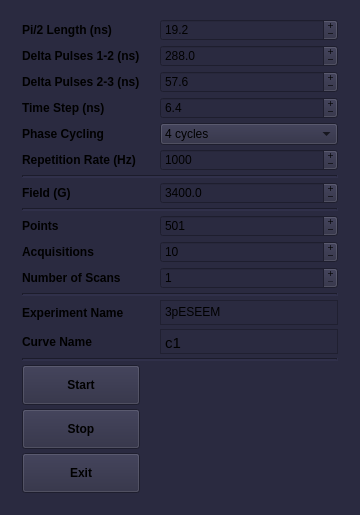
<?xml version="1.0" encoding="UTF-8"?>
<ui version="4.0">
 <class>MainWindow</class>
 <widget class="QMainWindow" name="MainWindow">
  <property name="geometry">
   <rect>
    <x>0</x>
    <y>0</y>
    <width>360</width>
    <height>515</height>
   </rect>
  </property>
  <property name="sizePolicy">
   <sizepolicy hsizetype="Fixed" vsizetype="Fixed">
    <horstretch>0</horstretch>
    <verstretch>0</verstretch>
   </sizepolicy>
  </property>
  <property name="minimumSize">
   <size>
    <width>360</width>
    <height>515</height>
   </size>
  </property>
  <property name="maximumSize">
   <size>
    <width>360</width>
    <height>515</height>
   </size>
  </property>
  <property name="font">
   <font>
    <weight>50</weight>
    <bold>false</bold>
   </font>
  </property>
  <property name="windowTitle">
   <string>Three Pulse ESEEM v 0.1</string>
  </property>
  <property name="styleSheet">
   <string notr="true">background-color: rgb(42,42,64);</string>
  </property>
  <widget class="QWidget" name="centralwidget">
   <property name="sizePolicy">
    <sizepolicy hsizetype="Fixed" vsizetype="Fixed">
     <horstretch>0</horstretch>
     <verstretch>0</verstretch>
    </sizepolicy>
   </property>
   <property name="minimumSize">
    <size>
     <width>360</width>
     <height>515</height>
    </size>
   </property>
   <property name="maximumSize">
    <size>
     <width>360</width>
     <height>515</height>
    </size>
   </property>
   <layout class="QGridLayout" name="gridLayout_2">
    <item row="0" column="0">
     <layout class="QGridLayout" name="gridLayout">
      <property name="sizeConstraint">
       <enum>QLayout::SetNoConstraint</enum>
      </property>
      <property name="leftMargin">
       <number>13</number>
      </property>
      <property name="topMargin">
       <number>4</number>
      </property>
      <property name="rightMargin">
       <number>13</number>
      </property>
      <property name="bottomMargin">
       <number>6</number>
      </property>
      <property name="horizontalSpacing">
       <number>20</number>
      </property>
      <property name="verticalSpacing">
       <number>4</number>
      </property>
      <item row="24" column="0">
       <widget class="QPushButton" name="button_stop">
        <property name="minimumSize">
         <size>
          <width>0</width>
          <height>40</height>
         </size>
        </property>
        <property name="font">
         <font>
          <weight>75</weight>
          <bold>true</bold>
         </font>
        </property>
        <property name="contextMenuPolicy">
         <enum>Qt::NoContextMenu</enum>
        </property>
        <property name="layoutDirection">
         <enum>Qt::LeftToRight</enum>
        </property>
        <property name="text">
         <string>Stop</string>
        </property>
       </widget>
      </item>
      <item row="21" column="1">
       <widget class="QTextEdit" name="text_edit_curve">
        <property name="sizePolicy">
         <sizepolicy hsizetype="Expanding" vsizetype="Fixed">
          <horstretch>0</horstretch>
          <verstretch>0</verstretch>
         </sizepolicy>
        </property>
        <property name="minimumSize">
         <size>
          <width>0</width>
          <height>25</height>
         </size>
        </property>
        <property name="maximumSize">
         <size>
          <width>16777215</width>
          <height>25</height>
         </size>
        </property>
        <property name="mouseTracking">
         <bool>false</bool>
        </property>
        <property name="contextMenuPolicy">
         <enum>Qt::NoContextMenu</enum>
        </property>
        <property name="verticalScrollBarPolicy">
         <enum>Qt::ScrollBarAlwaysOff</enum>
        </property>
        <property name="html">
         <string>&lt;!DOCTYPE HTML PUBLIC &quot;-//W3C//DTD HTML 4.0//EN&quot; &quot;http://www.w3.org/TR/REC-html40/strict.dtd&quot;&gt;
&lt;html&gt;&lt;head&gt;&lt;meta name=&quot;qrichtext&quot; content=&quot;1&quot; /&gt;&lt;style type=&quot;text/css&quot;&gt;
p, li { white-space: pre-wrap; }
&lt;/style&gt;&lt;/head&gt;&lt;body style=&quot; font-family:'Ubuntu'; font-size:11pt; font-weight:400; font-style:normal;&quot;&gt;
&lt;p style=&quot; margin-top:0px; margin-bottom:0px; margin-left:0px; margin-right:0px; -qt-block-indent:0; text-indent:0px;&quot;&gt;c1&lt;/p&gt;&lt;/body&gt;&lt;/html&gt;</string>
        </property>
       </widget>
      </item>
      <item row="14" column="0">
       <widget class="QLabel" name="label_3">
        <property name="font">
         <font>
          <weight>75</weight>
          <bold>true</bold>
         </font>
        </property>
        <property name="contextMenuPolicy">
         <enum>Qt::NoContextMenu</enum>
        </property>
        <property name="text">
         <string>Points</string>
        </property>
       </widget>
      </item>
      <item row="5" column="1">
       <widget class="QSpinBox" name="box_rep_rate">
        <property name="contextMenuPolicy">
         <enum>Qt::NoContextMenu</enum>
        </property>
        <property name="buttonSymbols">
         <enum>QAbstractSpinBox::PlusMinus</enum>
        </property>
        <property name="keyboardTracking">
         <bool>false</bool>
        </property>
        <property name="minimum">
         <number>2</number>
        </property>
        <property name="maximum">
         <number>50000</number>
        </property>
        <property name="singleStep">
         <number>10</number>
        </property>
        <property name="value">
         <number>1000</number>
        </property>
       </widget>
      </item>
      <item row="13" column="0" colspan="2">
       <widget class="Line" name="line_3">
        <property name="lineWidth">
         <number>2</number>
        </property>
        <property name="orientation">
         <enum>Qt::Horizontal</enum>
        </property>
       </widget>
      </item>
      <item row="0" column="0">
       <widget class="QLabel" name="label">
        <property name="font">
         <font>
          <weight>75</weight>
          <bold>true</bold>
          <kerning>true</kerning>
         </font>
        </property>
        <property name="contextMenuPolicy">
         <enum>Qt::NoContextMenu</enum>
        </property>
        <property name="text">
         <string>Pi/2 Length (ns)</string>
        </property>
       </widget>
      </item>
      <item row="6" column="0" colspan="2">
       <widget class="Line" name="line">
        <property name="lineWidth">
         <number>2</number>
        </property>
        <property name="orientation">
         <enum>Qt::Horizontal</enum>
        </property>
       </widget>
      </item>
      <item row="15" column="0">
       <widget class="QLabel" name="label_6">
        <property name="font">
         <font>
          <weight>75</weight>
          <bold>true</bold>
         </font>
        </property>
        <property name="contextMenuPolicy">
         <enum>Qt::NoContextMenu</enum>
        </property>
        <property name="text">
         <string>Acquisitions</string>
        </property>
       </widget>
      </item>
      <item row="25" column="0">
       <widget class="QPushButton" name="button_off">
        <property name="minimumSize">
         <size>
          <width>0</width>
          <height>40</height>
         </size>
        </property>
        <property name="font">
         <font>
          <weight>75</weight>
          <bold>true</bold>
         </font>
        </property>
        <property name="contextMenuPolicy">
         <enum>Qt::NoContextMenu</enum>
        </property>
        <property name="text">
         <string>Exit</string>
        </property>
       </widget>
      </item>
      <item row="20" column="0">
       <widget class="QLabel" name="label_5">
        <property name="font">
         <font>
          <weight>75</weight>
          <bold>true</bold>
         </font>
        </property>
        <property name="contextMenuPolicy">
         <enum>Qt::NoContextMenu</enum>
        </property>
        <property name="text">
         <string>Experiment Name</string>
        </property>
       </widget>
      </item>
      <item row="20" column="1">
       <widget class="QTextEdit" name="text_edit_exp_name">
        <property name="sizePolicy">
         <sizepolicy hsizetype="Expanding" vsizetype="Fixed">
          <horstretch>0</horstretch>
          <verstretch>0</verstretch>
         </sizepolicy>
        </property>
        <property name="minimumSize">
         <size>
          <width>0</width>
          <height>25</height>
         </size>
        </property>
        <property name="maximumSize">
         <size>
          <width>16777215</width>
          <height>25</height>
         </size>
        </property>
        <property name="mouseTracking">
         <bool>false</bool>
        </property>
        <property name="tabletTracking">
         <bool>false</bool>
        </property>
        <property name="contextMenuPolicy">
         <enum>Qt::NoContextMenu</enum>
        </property>
        <property name="verticalScrollBarPolicy">
         <enum>Qt::ScrollBarAlwaysOff</enum>
        </property>
        <property name="markdown">
         <string>3pESEEM

</string>
        </property>
        <property name="html">
         <string>&lt;!DOCTYPE HTML PUBLIC &quot;-//W3C//DTD HTML 4.0//EN&quot; &quot;http://www.w3.org/TR/REC-html40/strict.dtd&quot;&gt;
&lt;html&gt;&lt;head&gt;&lt;meta name=&quot;qrichtext&quot; content=&quot;1&quot; /&gt;&lt;style type=&quot;text/css&quot;&gt;
p, li { white-space: pre-wrap; }
&lt;/style&gt;&lt;/head&gt;&lt;body style=&quot; font-family:'Ubuntu'; font-size:11pt; font-weight:400; font-style:normal;&quot;&gt;
&lt;p style=&quot; margin-top:6px; margin-bottom:6px; margin-left:0px; margin-right:0px; -qt-block-indent:0; text-indent:0px;&quot;&gt;&lt;span style=&quot; font-size:9pt;&quot;&gt;3pESEEM&lt;/span&gt;&lt;/p&gt;&lt;/body&gt;&lt;/html&gt;</string>
        </property>
        <property name="overwriteMode">
         <bool>true</bool>
        </property>
        <property name="acceptRichText">
         <bool>false</bool>
        </property>
        <property name="textInteractionFlags">
         <set>Qt::TextEditorInteraction</set>
        </property>
       </widget>
      </item>
      <item row="2" column="0">
       <widget class="QLabel" name="label_12">
        <property name="font">
         <font>
          <weight>75</weight>
          <bold>true</bold>
         </font>
        </property>
        <property name="contextMenuPolicy">
         <enum>Qt::NoContextMenu</enum>
        </property>
        <property name="text">
         <string>Delta Pulses 2-3 (ns)</string>
        </property>
       </widget>
      </item>
      <item row="14" column="1">
       <widget class="QSpinBox" name="box_points">
        <property name="contextMenuPolicy">
         <enum>Qt::NoContextMenu</enum>
        </property>
        <property name="buttonSymbols">
         <enum>QAbstractSpinBox::PlusMinus</enum>
        </property>
        <property name="keyboardTracking">
         <bool>false</bool>
        </property>
        <property name="minimum">
         <number>1</number>
        </property>
        <property name="maximum">
         <number>5000</number>
        </property>
        <property name="singleStep">
         <number>10</number>
        </property>
        <property name="value">
         <number>501</number>
        </property>
       </widget>
      </item>
      <item row="21" column="0">
       <widget class="QLabel" name="label_10">
        <property name="font">
         <font>
          <weight>75</weight>
          <bold>true</bold>
         </font>
        </property>
        <property name="contextMenuPolicy">
         <enum>Qt::NoContextMenu</enum>
        </property>
        <property name="text">
         <string>Curve Name</string>
        </property>
       </widget>
      </item>
      <item row="17" column="0">
       <widget class="QLabel" name="label_7">
        <property name="font">
         <font>
          <weight>75</weight>
          <bold>true</bold>
         </font>
        </property>
        <property name="contextMenuPolicy">
         <enum>Qt::NoContextMenu</enum>
        </property>
        <property name="text">
         <string>Number of Scans</string>
        </property>
       </widget>
      </item>
      <item row="5" column="0">
       <widget class="QLabel" name="label_11">
        <property name="font">
         <font>
          <weight>75</weight>
          <bold>true</bold>
         </font>
        </property>
        <property name="contextMenuPolicy">
         <enum>Qt::NoContextMenu</enum>
        </property>
        <property name="text">
         <string>Repetition Rate (Hz)</string>
        </property>
       </widget>
      </item>
      <item row="22" column="0" colspan="2">
       <widget class="Line" name="line_5">
        <property name="lineWidth">
         <number>2</number>
        </property>
        <property name="orientation">
         <enum>Qt::Horizontal</enum>
        </property>
       </widget>
      </item>
      <item row="7" column="0">
       <widget class="QLabel" name="label_4">
        <property name="font">
         <font>
          <weight>75</weight>
          <bold>true</bold>
         </font>
        </property>
        <property name="contextMenuPolicy">
         <enum>Qt::NoContextMenu</enum>
        </property>
        <property name="text">
         <string>Field (G)</string>
        </property>
       </widget>
      </item>
      <item row="23" column="0">
       <widget class="QPushButton" name="button_start">
        <property name="minimumSize">
         <size>
          <width>0</width>
          <height>40</height>
         </size>
        </property>
        <property name="font">
         <font>
          <weight>75</weight>
          <bold>true</bold>
         </font>
        </property>
        <property name="contextMenuPolicy">
         <enum>Qt::NoContextMenu</enum>
        </property>
        <property name="text">
         <string>Start</string>
        </property>
       </widget>
      </item>
      <item row="1" column="0">
       <widget class="QLabel" name="label_2">
        <property name="font">
         <font>
          <weight>75</weight>
          <bold>true</bold>
         </font>
        </property>
        <property name="contextMenuPolicy">
         <enum>Qt::NoContextMenu</enum>
        </property>
        <property name="text">
         <string>Delta Pulses 1-2 (ns)</string>
        </property>
       </widget>
      </item>
      <item row="15" column="1">
       <widget class="QSpinBox" name="box_averag">
        <property name="contextMenuPolicy">
         <enum>Qt::NoContextMenu</enum>
        </property>
        <property name="buttonSymbols">
         <enum>QAbstractSpinBox::PlusMinus</enum>
        </property>
        <property name="keyboardTracking">
         <bool>false</bool>
        </property>
        <property name="minimum">
         <number>1</number>
        </property>
        <property name="maximum">
         <number>5000</number>
        </property>
        <property name="singleStep">
         <number>10</number>
        </property>
        <property name="value">
         <number>10</number>
        </property>
       </widget>
      </item>
      <item row="17" column="1">
       <widget class="QSpinBox" name="box_scan">
        <property name="contextMenuPolicy">
         <enum>Qt::NoContextMenu</enum>
        </property>
        <property name="buttonSymbols">
         <enum>QAbstractSpinBox::PlusMinus</enum>
        </property>
        <property name="keyboardTracking">
         <bool>false</bool>
        </property>
        <property name="minimum">
         <number>1</number>
        </property>
        <property name="maximum">
         <number>100</number>
        </property>
        <property name="value">
         <number>1</number>
        </property>
       </widget>
      </item>
      <item row="19" column="0" colspan="2">
       <widget class="Line" name="line_4">
        <property name="lineWidth">
         <number>2</number>
        </property>
        <property name="orientation">
         <enum>Qt::Horizontal</enum>
        </property>
       </widget>
      </item>
      <item row="7" column="1">
       <widget class="QDoubleSpinBox" name="box_field">
        <property name="contextMenuPolicy">
         <enum>Qt::NoContextMenu</enum>
        </property>
        <property name="buttonSymbols">
         <enum>QAbstractSpinBox::PlusMinus</enum>
        </property>
        <property name="keyboardTracking">
         <bool>false</bool>
        </property>
        <property name="decimals">
         <number>1</number>
        </property>
        <property name="minimum">
         <double>100.000000000000000</double>
        </property>
        <property name="maximum">
         <double>9100.000000000000000</double>
        </property>
        <property name="singleStep">
         <double>0.500000000000000</double>
        </property>
        <property name="value">
         <double>3400.000000000000000</double>
        </property>
       </widget>
      </item>
      <item row="3" column="0">
       <widget class="QLabel" name="label_8">
        <property name="font">
         <font>
          <weight>75</weight>
          <bold>true</bold>
         </font>
        </property>
        <property name="contextMenuPolicy">
         <enum>Qt::NoContextMenu</enum>
        </property>
        <property name="text">
         <string>Time Step (ns)</string>
        </property>
       </widget>
      </item>
      <item row="4" column="1">
       <widget class="QComboBox" name="combo_phase">
        <property name="contextMenuPolicy">
         <enum>Qt::NoContextMenu</enum>
        </property>
        <item>
         <property name="text">
          <string>4 cycles</string>
         </property>
        </item>
        <item>
         <property name="text">
          <string>No</string>
         </property>
        </item>
       </widget>
      </item>
      <item row="4" column="0">
       <widget class="QLabel" name="label_13">
        <property name="font">
         <font>
          <weight>75</weight>
          <bold>true</bold>
         </font>
        </property>
        <property name="contextMenuPolicy">
         <enum>Qt::NoContextMenu</enum>
        </property>
        <property name="text">
         <string>Phase Cycling</string>
        </property>
       </widget>
      </item>
      <item row="0" column="1">
       <widget class="QDoubleSpinBox" name="box_length">
        <property name="contextMenuPolicy">
         <enum>Qt::NoContextMenu</enum>
        </property>
        <property name="readOnly">
         <bool>false</bool>
        </property>
        <property name="buttonSymbols">
         <enum>QAbstractSpinBox::PlusMinus</enum>
        </property>
        <property name="specialValueText">
         <string notr="true"/>
        </property>
        <property name="keyboardTracking">
         <bool>false</bool>
        </property>
        <property name="decimals">
         <number>1</number>
        </property>
        <property name="minimum">
         <double>3.200000000000000</double>
        </property>
        <property name="maximum">
         <double>1900.000000000000000</double>
        </property>
        <property name="singleStep">
         <double>3.200000000000000</double>
        </property>
        <property name="value">
         <double>19.199999999999999</double>
        </property>
       </widget>
      </item>
      <item row="1" column="1">
       <widget class="QDoubleSpinBox" name="box_delta">
        <property name="contextMenuPolicy">
         <enum>Qt::NoContextMenu</enum>
        </property>
        <property name="buttonSymbols">
         <enum>QAbstractSpinBox::PlusMinus</enum>
        </property>
        <property name="keyboardTracking">
         <bool>false</bool>
        </property>
        <property name="decimals">
         <number>1</number>
        </property>
        <property name="minimum">
         <double>44.799999999999997</double>
        </property>
        <property name="maximum">
         <double>6400.000000000000000</double>
        </property>
        <property name="singleStep">
         <double>3.200000000000000</double>
        </property>
        <property name="value">
         <double>288.000000000000000</double>
        </property>
       </widget>
      </item>
      <item row="2" column="1">
       <widget class="QDoubleSpinBox" name="box_delta_echo">
        <property name="contextMenuPolicy">
         <enum>Qt::NoContextMenu</enum>
        </property>
        <property name="buttonSymbols">
         <enum>QAbstractSpinBox::PlusMinus</enum>
        </property>
        <property name="keyboardTracking">
         <bool>false</bool>
        </property>
        <property name="decimals">
         <number>1</number>
        </property>
        <property name="minimum">
         <double>44.799999999999997</double>
        </property>
        <property name="maximum">
         <double>6400.000000000000000</double>
        </property>
        <property name="singleStep">
         <double>3.200000000000000</double>
        </property>
        <property name="value">
         <double>57.600000000000001</double>
        </property>
       </widget>
      </item>
      <item row="3" column="1">
       <widget class="QDoubleSpinBox" name="box_time_step">
        <property name="contextMenuPolicy">
         <enum>Qt::NoContextMenu</enum>
        </property>
        <property name="buttonSymbols">
         <enum>QAbstractSpinBox::PlusMinus</enum>
        </property>
        <property name="keyboardTracking">
         <bool>false</bool>
        </property>
        <property name="decimals">
         <number>1</number>
        </property>
        <property name="minimum">
         <double>3.200000000000000</double>
        </property>
        <property name="maximum">
         <double>32000.000000000000000</double>
        </property>
        <property name="singleStep">
         <double>3.200000000000000</double>
        </property>
        <property name="value">
         <double>6.400000000000000</double>
        </property>
       </widget>
      </item>
     </layout>
    </item>
   </layout>
  </widget>
 </widget>
 <resources/>
 <connections/>
</ui>
